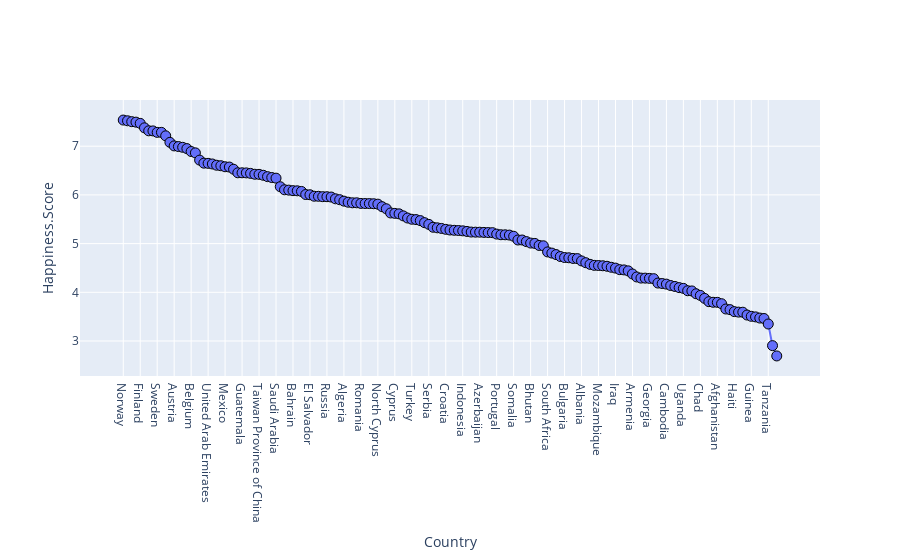

The code cell stored with this chart in its notebook:
### Code cell
#Graph of happiness score according to countries 
graph(data_2017["Country"], data_2017["Happiness.Score"], "Country", "Happiness.Score")

### Figure 1 — Plotly figure (JSON) as saved in the notebook; plotly's stock layout.template omitted (floating-point values rounded to 4 significant figures; data arrays with more than 128 entries replaced by an {"elided": "..."} marker saying what was removed)
{"data": [{"marker": {"line": {"color": "rgb(0, 0, 0)", "width": 1}, "size": 10}, "mode": "markers+lines", "type": "scatter", "x": {"elided": "155 str values"}, "y": {"elided": "155 float values"}}], "layout": {"xaxis": {"title": {"text": "Country"}}, "yaxis": {"title": {"text": "Happiness.Score"}}}}
